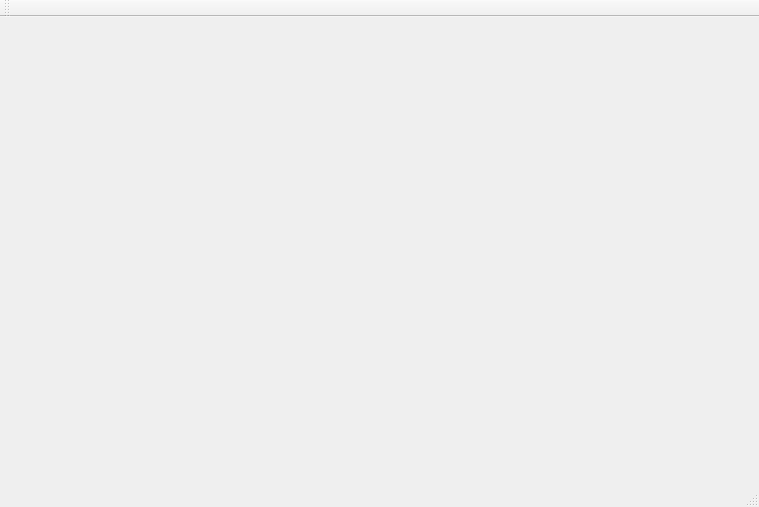
<?xml version="1.0" encoding="UTF-8"?>
<ui version="4.0">
 <class>MainWindow</class>
 <widget class="QMainWindow" name="MainWindow">
  <property name="geometry">
   <rect>
    <x>0</x>
    <y>0</y>
    <width>759</width>
    <height>507</height>
   </rect>
  </property>
  <property name="windowTitle">
   <string>MainWindow</string>
  </property>
  <widget class="QWidget" name="centralWidget">
   <widget class="QLabel" name="label">
    <property name="geometry">
     <rect>
      <x>80</x>
      <y>50</y>
      <width>300</width>
      <height>300</height>
     </rect>
    </property>
    <property name="text">
     <string/>
    </property>
   </widget>
  </widget>
  <widget class="QMenuBar" name="menuBar">
   <property name="geometry">
    <rect>
     <x>0</x>
     <y>0</y>
     <width>759</width>
     <height>21</height>
    </rect>
   </property>
  </widget>
  <widget class="QToolBar" name="mainToolBar">
   <attribute name="toolBarArea">
    <enum>TopToolBarArea</enum>
   </attribute>
   <attribute name="toolBarBreak">
    <bool>false</bool>
   </attribute>
  </widget>
  <widget class="QStatusBar" name="statusBar"/>
 </widget>
 <layoutdefault spacing="6" margin="11"/>
 <resources/>
 <connections/>
</ui>
